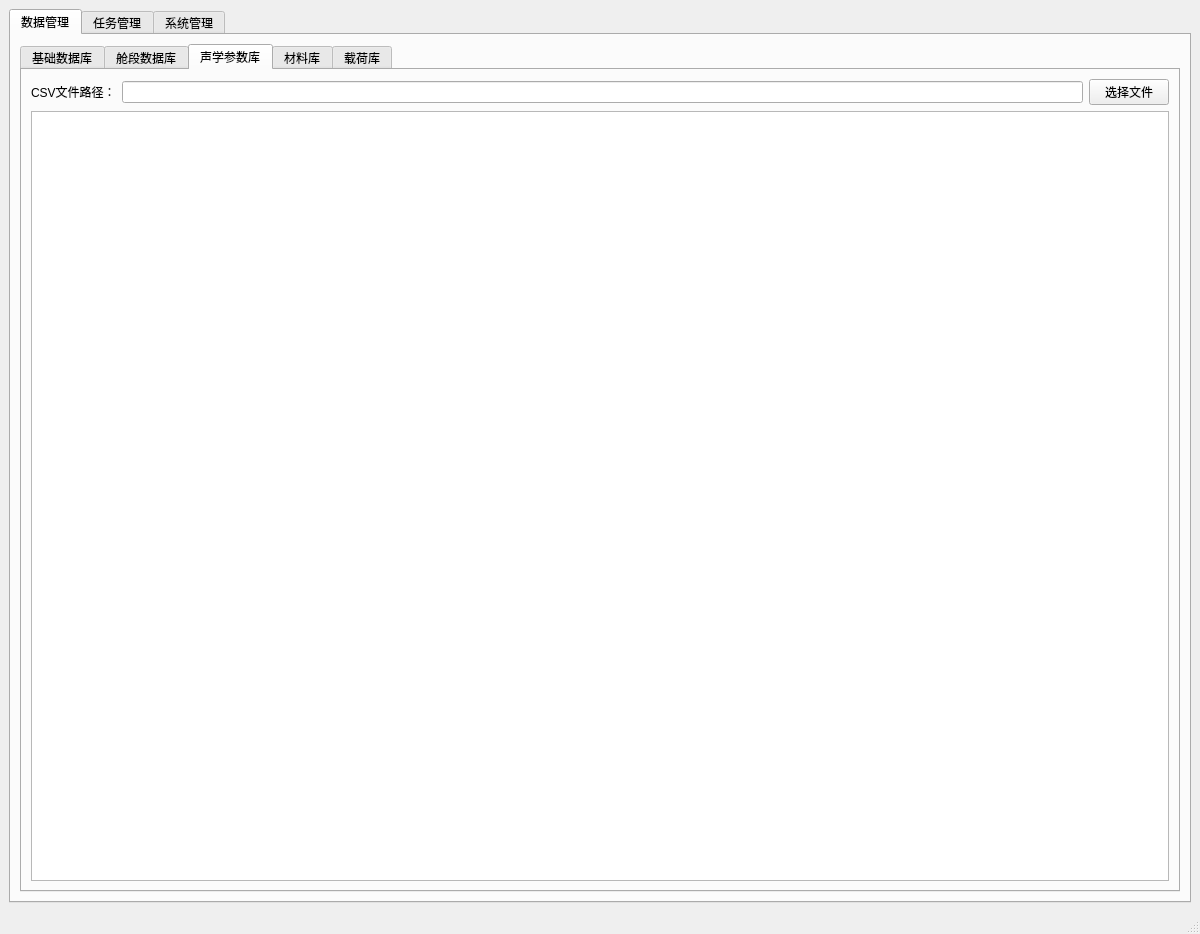
<?xml version="1.0" encoding="UTF-8"?>
<ui version="4.0">
 <class>SystemManager</class>
 <widget class="QMainWindow" name="SystemManager">
  <property name="geometry">
   <rect>
    <x>0</x>
    <y>0</y>
    <width>1200</width>
    <height>934</height>
   </rect>
  </property>
  <property name="windowTitle">
   <string>系统管理</string>
  </property>
  <widget class="QWidget" name="centralwidget">
   <layout class="QVBoxLayout" name="verticalLayout">
    <item>
     <widget class="QTabWidget" name="tabWidgetMain">
      <property name="currentIndex">
       <number>0</number>
      </property>
      <widget class="QWidget" name="tabDataManage">
       <attribute name="title">
        <string>数据管理</string>
       </attribute>
       <layout class="QVBoxLayout" name="verticalLayout_2">
        <item>
         <widget class="QTabWidget" name="tabWidgetDataManage">
          <property name="currentIndex">
           <number>2</number>
          </property>
          <widget class="QWidget" name="tabBasicData">
           <attribute name="title">
            <string>基础数据库</string>
           </attribute>
           <layout class="QVBoxLayout" name="verticalLayout_basic">
            <item>
             <layout class="QHBoxLayout" name="horizontalLayout_path">
              <item>
               <widget class="QLabel" name="labelBasicDataPath">
                <property name="text">
                 <string>数据路径：</string>
                </property>
               </widget>
              </item>
              <item>
               <widget class="QLineEdit" name="lineEditBasicDataPath">
                <property name="readOnly">
                 <bool>true</bool>
                </property>
               </widget>
              </item>
              <item>
               <widget class="QPushButton" name="btnSelectBasicDataPath">
                <property name="text">
                 <string>选择路径</string>
                </property>
               </widget>
              </item>
             </layout>
            </item>
            <item>
             <layout class="QHBoxLayout" name="horizontalLayout_content">
              <item>
               <layout class="QVBoxLayout" name="verticalLayout_tree">
                <item>
                 <widget class="QTreeView" name="treeViewBasicData"/>
                </item>
                <item>
                 <layout class="QHBoxLayout" name="horizontalLayout_buttons">
                  <item>
                   <widget class="QPushButton" name="btnAddBasicFolder">
                    <property name="text">
                     <string>添加文件夹</string>
                    </property>
                   </widget>
                  </item>
                  <item>
                   <widget class="QPushButton" name="btnDeleteBasicData">
                    <property name="text">
                     <string>删除</string>
                    </property>
                   </widget>
                  </item>
                 </layout>
                </item>
               </layout>
              </item>
              <item>
               <layout class="QVBoxLayout" name="verticalLayout_preview">
                <item>
                 <widget class="QLabel" name="labelImagePreview">
                  <property name="minimumSize">
                   <size>
                    <width>400</width>
                    <height>300</height>
                   </size>
                  </property>
                  <property name="alignment">
                   <set>Qt::AlignmentFlag::AlignCenter</set>
                  </property>
                 </widget>
                </item>
                <item>
                 <widget class="QTextEdit" name="textEditContentPreview">
                  <property name="readOnly">
                   <bool>true</bool>
                  </property>
                 </widget>
                </item>
               </layout>
              </item>
             </layout>
            </item>
            <item>
             <widget class="QLabel" name="labelAttachment">
              <property name="text">
               <string>附件：</string>
              </property>
             </widget>
            </item>
            <item>
             <layout class="QHBoxLayout" name="horizontalLayout_attachment">
              <item>
               <widget class="QLineEdit" name="lineEditAttachmentPath">
                <property name="readOnly">
                 <bool>true</bool>
                </property>
               </widget>
              </item>
              <item>
               <widget class="QPushButton" name="btnSelectAttachment">
                <property name="text">
                 <string>选择附件</string>
                </property>
               </widget>
              </item>
             </layout>
            </item>
           </layout>
          </widget>
          <widget class="QWidget" name="tabCompartmentData">
           <attribute name="title">
            <string>舱段数据库</string>
           </attribute>
           <layout class="QVBoxLayout" name="verticalLayout_cd">
            <item>
             <layout class="QHBoxLayout" name="horizontalLayout_cdpath">
              <item>
               <widget class="QLabel" name="labelCDDataPath">
                <property name="text">
                 <string>数据路径：</string>
                </property>
               </widget>
              </item>
              <item>
               <widget class="QLineEdit" name="lineEditCDDataPath">
                <property name="readOnly">
                 <bool>true</bool>
                </property>
               </widget>
              </item>
              <item>
               <widget class="QPushButton" name="btnSelectCDDataPath">
                <property name="text">
                 <string>选择路径</string>
                </property>
               </widget>
              </item>
             </layout>
            </item>
            <item>
             <layout class="QHBoxLayout" name="horizontalLayout_2">
              <item>
               <widget class="QTreeView" name="treeViewCDBasicData"/>
              </item>
              <item>
               <layout class="QVBoxLayout" name="verticalLayout_4">
                <item>
                 <widget class="QTreeView" name="treeViewCDData"/>
                </item>
                <item>
                 <layout class="QHBoxLayout" name="horizontalLayout_3">
                  <item>
                   <widget class="QPushButton" name="btnNewModel">
                    <property name="text">
                     <string>新建型号</string>
                    </property>
                   </widget>
                  </item>
                  <item>
                   <widget class="QPushButton" name="btnAddStructureType">
                    <property name="text">
                     <string>结构层级维护</string>
                    </property>
                   </widget>
                  </item>
                  <item>
                   <widget class="QPushButton" name="btnCopyData">
                    <property name="text">
                     <string>数据复制</string>
                    </property>
                   </widget>
                  </item>
                  <item>
                   <widget class="QPushButton" name="btnDelete">
                    <property name="text">
                     <string>删除</string>
                    </property>
                   </widget>
                  </item>
                 </layout>
                </item>
               </layout>
              </item>
             </layout>
            </item>
           </layout>
          </widget>
          <widget class="QWidget" name="tabUnderwaterData">
           <attribute name="title">
            <string>声学参数库</string>
           </attribute>
           <layout class="QGridLayout" name="gridLayout">
            <item row="0" column="0">
             <layout class="QHBoxLayout" name="horizontalLayout_csv_2">
              <item>
               <widget class="QLabel" name="labelAcousticsPath">
                <property name="text">
                 <string>CSV文件路径：</string>
                </property>
               </widget>
              </item>
              <item>
               <widget class="QLineEdit" name="lineEditAcousticsPath">
                <property name="readOnly">
                 <bool>true</bool>
                </property>
               </widget>
              </item>
              <item>
               <widget class="QPushButton" name="btnSelectAcousticsCSV">
                <property name="text">
                 <string>选择文件</string>
                </property>
               </widget>
              </item>
             </layout>
            </item>
            <item row="1" column="0">
             <widget class="QTableWidget" name="tableAcoustics"/>
            </item>
           </layout>
          </widget>
          <widget class="QWidget" name="tabMaterialData">
           <attribute name="title">
            <string>材料库</string>
           </attribute>
           <layout class="QVBoxLayout" name="verticalLayout_material">
            <item>
             <layout class="QHBoxLayout" name="horizontalLayout_csv">
              <item>
               <widget class="QLabel" name="labelCSVPath">
                <property name="text">
                 <string>CSV文件路径：</string>
                </property>
               </widget>
              </item>
              <item>
               <widget class="QLineEdit" name="lineEditCSVPath">
                <property name="readOnly">
                 <bool>true</bool>
                </property>
               </widget>
              </item>
              <item>
               <widget class="QPushButton" name="btnSelectCSV">
                <property name="text">
                 <string>选择文件</string>
                </property>
               </widget>
              </item>
             </layout>
            </item>
            <item>
             <widget class="QTableWidget" name="tableMaterial"/>
            </item>
           </layout>
          </widget>
          <widget class="QWidget" name="tabLoadData">
           <attribute name="title">
            <string>载荷库</string>
           </attribute>
           <layout class="QHBoxLayout" name="horizontalLayout_load">
            <item>
             <layout class="QVBoxLayout" name="verticalLayout_load_left">
              <item>
               <layout class="QHBoxLayout" name="horizontalLayout_load_path">
                <item>
                 <widget class="QLabel" name="labelLoadPath">
                  <property name="text">
                   <string>载荷库路径：</string>
                  </property>
                 </widget>
                </item>
                <item>
                 <widget class="QLineEdit" name="lineEditLoadPath">
                  <property name="readOnly">
                   <bool>true</bool>
                  </property>
                 </widget>
                </item>
                <item>
                 <widget class="QPushButton" name="btnSelectLoadPath">
                  <property name="text">
                   <string>选择路径</string>
                  </property>
                 </widget>
                </item>
               </layout>
              </item>
              <item>
               <widget class="QListWidget" name="listLoadFiles"/>
              </item>
             </layout>
            </item>
            <item>
             <widget class="QTableWidget" name="tableLoadData"/>
            </item>
            <item>
             <widget class="QChartView" name="chartLoadView" native="true"/>
            </item>
           </layout>
          </widget>
         </widget>
        </item>
       </layout>
      </widget>
      <widget class="QWidget" name="tabTaskManage">
       <attribute name="title">
        <string>任务管理</string>
       </attribute>
       <layout class="QVBoxLayout" name="verticalLayout_task">
        <item>
         <layout class="QHBoxLayout" name="horizontalLayout_filter">
          <item>
           <widget class="QLabel" name="labelStatus">
            <property name="text">
             <string>状态：</string>
            </property>
           </widget>
          </item>
          <item>
           <widget class="QComboBox" name="comboBoxStatusFilter">
            <item>
             <property name="text">
              <string>全部</string>
             </property>
            </item>
            <item>
             <property name="text">
              <string>待处理</string>
             </property>
            </item>
            <item>
             <property name="text">
              <string>进行中</string>
             </property>
            </item>
            <item>
             <property name="text">
              <string>已完成</string>
             </property>
            </item>
            <item>
             <property name="text">
              <string>已取消</string>
             </property>
            </item>
           </widget>
          </item>
          <item>
           <widget class="QLabel" name="labelType">
            <property name="text">
             <string>类型：</string>
            </property>
           </widget>
          </item>
          <item>
           <widget class="QComboBox" name="comboBoxTypeFilter">
            <item>
             <property name="text">
              <string>全部</string>
             </property>
            </item>
            <item>
             <property name="text">
              <string>模态分析</string>
             </property>
            </item>
            <item>
             <property name="text">
              <string>静力学分析</string>
             </property>
            </item>
            <item>
             <property name="text">
              <string>振动分析</string>
             </property>
            </item>
           </widget>
          </item>
          <item>
           <widget class="QLineEdit" name="lineEditSearch">
            <property name="placeholderText">
             <string>搜索任务...</string>
            </property>
           </widget>
          </item>
          <item>
           <spacer name="horizontalSpacer_task">
            <property name="orientation">
             <enum>Qt::Orientation::Horizontal</enum>
            </property>
            <property name="sizeHint" stdset="0">
             <size>
              <width>0</width>
              <height>0</height>
             </size>
            </property>
           </spacer>
          </item>
         </layout>
        </item>
        <item>
         <widget class="QTableWidget" name="tableTaskList">
          <property name="selectionMode">
           <enum>QAbstractItemView::SelectionMode::SingleSelection</enum>
          </property>
          <property name="selectionBehavior">
           <enum>QAbstractItemView::SelectionBehavior::SelectRows</enum>
          </property>
          <column>
           <property name="text">
            <string>任务ID</string>
           </property>
          </column>
          <column>
           <property name="text">
            <string>任务名称</string>
           </property>
          </column>
          <column>
           <property name="text">
            <string>任务类型</string>
           </property>
          </column>
          <column>
           <property name="text">
            <string>任务状态</string>
           </property>
          </column>
          <column>
           <property name="text">
            <string>指派人员</string>
           </property>
          </column>
          <column>
           <property name="text">
            <string>创建时间</string>
           </property>
          </column>
         </widget>
        </item>
        <item>
         <widget class="QSplitter" name="splitterTask">
          <property name="orientation">
           <enum>Qt::Orientation::Vertical</enum>
          </property>
          <widget class="QWidget" name="widgetTaskDefine">
           <layout class="QVBoxLayout" name="verticalLayout_taskDefine">
            <item>
             <widget class="QGroupBox" name="groupBoxBasicInfo">
              <property name="title">
               <string>基本信息</string>
              </property>
              <layout class="QFormLayout" name="formLayout_basic">
               <item row="0" column="0">
                <widget class="QLabel" name="labelTaskName">
                 <property name="text">
                  <string>任务名称：</string>
                 </property>
                </widget>
               </item>
               <item row="0" column="1">
                <widget class="QLineEdit" name="lineEditTaskName"/>
               </item>
               <item row="1" column="0">
                <widget class="QLabel" name="labelWorkDir">
                 <property name="text">
                  <string>工作目录：</string>
                 </property>
                </widget>
               </item>
               <item row="1" column="1">
                <layout class="QHBoxLayout" name="horizontalLayout_workDir">
                 <item>
                  <widget class="QLineEdit" name="lineEditWorkDir">
                   <property name="readOnly">
                    <bool>true</bool>
                   </property>
                  </widget>
                 </item>
                 <item>
                  <widget class="QPushButton" name="btnSelectWorkDir">
                   <property name="text">
                    <string>选择目录</string>
                   </property>
                  </widget>
                 </item>
                </layout>
               </item>
               <item row="2" column="0">
                <widget class="QLabel" name="labelTaskDesc">
                 <property name="text">
                  <string>任务描述：</string>
                 </property>
                </widget>
               </item>
               <item row="2" column="1">
                <widget class="QTextEdit" name="textEditTaskDescription"/>
               </item>
               <item row="3" column="0">
                <widget class="QLabel" name="labelTaskAttachment">
                 <property name="text">
                  <string>附件：</string>
                 </property>
                </widget>
               </item>
               <item row="3" column="1">
                <layout class="QHBoxLayout" name="horizontalLayout_taskAttachment">
                 <item>
                  <widget class="QLineEdit" name="lineEditTaskAttachmentPath">
                   <property name="readOnly">
                    <bool>true</bool>
                   </property>
                  </widget>
                 </item>
                 <item>
                  <widget class="QPushButton" name="btnSelectTaskAttachment">
                   <property name="text">
                    <string>选择附件</string>
                   </property>
                  </widget>
                 </item>
                </layout>
               </item>
              </layout>
             </widget>
            </item>
            <item>
             <widget class="QGroupBox" name="groupBoxModel">
              <property name="title">
               <string>舱段模型</string>
              </property>
              <layout class="QFormLayout" name="formLayout_model">
               <item row="0" column="0">
                <widget class="QLabel" name="labelModelType">
                 <property name="text">
                  <string>型号选择：</string>
                 </property>
                </widget>
               </item>
               <item row="0" column="1">
                <widget class="QComboBox" name="comboBoxModelSelect"/>
               </item>
               <item row="1" column="0">
                <widget class="QLabel" name="labelModelPath">
                 <property name="text">
                  <string>模型路径：</string>
                 </property>
                </widget>
               </item>
               <item row="1" column="1">
                <widget class="QLineEdit" name="lineEditModelPath">
                 <property name="readOnly">
                  <bool>true</bool>
                 </property>
                </widget>
               </item>
              </layout>
             </widget>
            </item>
            <item>
             <widget class="QGroupBox" name="groupBoxAnalysisType">
              <property name="title">
               <string>分析类型</string>
              </property>
              <layout class="QHBoxLayout" name="horizontalLayout_analysis">
               <item>
                <widget class="QCheckBox" name="checkBoxDryModalAnalysis">
                 <property name="text">
                  <string>干模态分析</string>
                 </property>
                </widget>
               </item>
               <item>
                <widget class="QCheckBox" name="checkBoxWetModalAnalysis">
                 <property name="text">
                  <string>湿模态分析</string>
                 </property>
                </widget>
               </item>
               <item>
                <widget class="QCheckBox" name="checkBoxStaticAnalysis">
                 <property name="text">
                  <string>静力学分析</string>
                 </property>
                </widget>
               </item>
               <item>
                <widget class="QCheckBox" name="checkBoxVibrationAnalysis">
                 <property name="text">
                  <string>振动分析</string>
                 </property>
                </widget>
               </item>
               <item>
                <widget class="QCheckBox" name="checkBoxAcousticAnalysis">
                 <property name="text">
                  <string>声学分析</string>
                 </property>
                </widget>
               </item>
              </layout>
             </widget>
            </item>
            <item>
             <widget class="QGroupBox" name="groupBoxAssign">
              <property name="title">
               <string>任务指派</string>
              </property>
              <layout class="QFormLayout" name="formLayout_assign">
               <item row="0" column="0">
                <widget class="QLabel" name="labelAssignTo">
                 <property name="text">
                  <string>指派给：</string>
                 </property>
                </widget>
               </item>
               <item row="0" column="1">
                <widget class="QComboBox" name="comboBoxUserSelect"/>
               </item>
               <item row="1" column="0">
                <widget class="QLabel" name="labelAssignDesc">
                 <property name="text">
                  <string>指派说明：</string>
                 </property>
                </widget>
               </item>
               <item row="1" column="1">
                <widget class="QLineEdit" name="lineEditAssignDescription"/>
               </item>
              </layout>
             </widget>
            </item>
            <item>
             <layout class="QHBoxLayout" name="horizontalLayout_buttons">
              <item>
               <spacer name="horizontalSpacer_buttons">
                <property name="orientation">
                 <enum>Qt::Orientation::Horizontal</enum>
                </property>
                <property name="sizeHint" stdset="0">
                 <size>
                  <width>0</width>
                  <height>0</height>
                 </size>
                </property>
               </spacer>
              </item>
              <item>
               <widget class="QPushButton" name="btnTaskPublish">
                <property name="text">
                 <string>发布任务</string>
                </property>
               </widget>
              </item>
              <item>
               <widget class="QPushButton" name="btnTaskDelete">
                <property name="text">
                 <string>删除任务</string>
                </property>
               </widget>
              </item>
             </layout>
            </item>
           </layout>
          </widget>
         </widget>
        </item>
       </layout>
      </widget>
      <widget class="QWidget" name="tabSystemManage">
       <attribute name="title">
        <string>系统管理</string>
       </attribute>
       <layout class="QVBoxLayout" name="verticalLayout_5">
        <item>
         <widget class="QTabWidget" name="tabWidgetSystemManage">
          <widget class="QWidget" name="tabUserManage">
           <attribute name="title">
            <string>用户管理</string>
           </attribute>
           <layout class="QVBoxLayout" name="verticalLayout_6">
            <item>
             <widget class="UserManager" name="widgetUserManager" native="true"/>
            </item>
           </layout>
          </widget>
          <widget class="QWidget" name="tabRoleManage">
           <attribute name="title">
            <string>角色管理</string>
           </attribute>
           <layout class="QVBoxLayout" name="verticalLayout_7">
            <item>
             <widget class="RoleManager" name="widgetRoleManager" native="true"/>
            </item>
           </layout>
          </widget>
          <widget class="QWidget" name="tabApprovalManage">
           <attribute name="title">
            <string>审批管理</string>
           </attribute>
           <layout class="QVBoxLayout" name="verticalLayout_8">
            <item>
             <widget class="ApprovalManager" name="widgetApprovalManager" native="true"/>
            </item>
           </layout>
          </widget>
         </widget>
        </item>
       </layout>
      </widget>
     </widget>
    </item>
   </layout>
  </widget>
  <widget class="QMenuBar" name="menubar">
   <property name="geometry">
    <rect>
     <x>0</x>
     <y>0</y>
     <width>1200</width>
     <height>33</height>
    </rect>
   </property>
  </widget>
  <widget class="QStatusBar" name="statusbar"/>
 </widget>
 <customwidgets>
  <customwidget>
   <class>UserManager</class>
   <extends>QWidget</extends>
   <header>views/system/usermanager.h</header>
   <container>1</container>
  </customwidget>
  <customwidget>
   <class>RoleManager</class>
   <extends>QWidget</extends>
   <header>views/system/rolemanager.h</header>
   <container>1</container>
  </customwidget>
  <customwidget>
   <class>ApprovalManager</class>
   <extends>QWidget</extends>
   <header>views/system/approvalmanager.h</header>
   <container>1</container>
  </customwidget>
  <customwidget>
   <class>QChartView</class>
   <extends>QWidget</extends>
   <header>qchartview.h</header>
  </customwidget>
 </customwidgets>
 <resources/>
 <connections/>
</ui>
